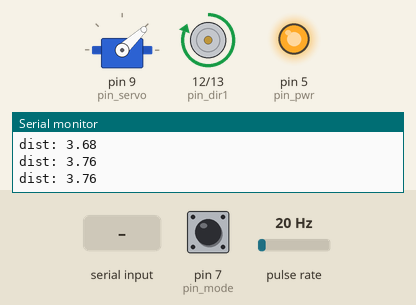
Recording of a sketch running on a simulated Arduino Uno, built with avr-gcc and run on an emulated ATmega328P. On the bench: servo, motor-driver pin pairs drawn as motors (green arrow = first pin HIGH = forward, orange = second pin HIGH = backward, longer = more drive, scaled by the enable pin), output pins drawn as LEDs (lit = HIGH), the last lines printed to the serial monitor. Wiring (inferred from the names in the program): pulse sensor: data pin 3. The inputs (shaded band) are chosen by the test bench; at power-on: pin 7 (pin_mode) LOW, pulse rate 20 Hz.

Above: at 4.3 s.
4.4 s: "Mode 2\n" received over Serial
At 5.2 s:
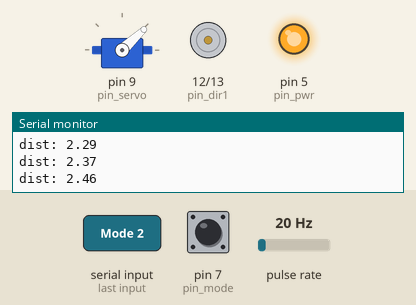
At 6.2 s:
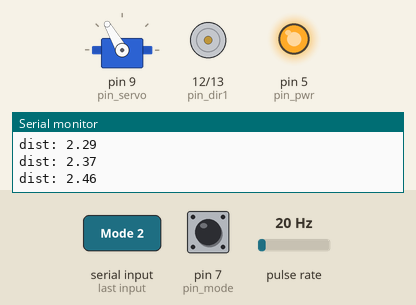
7.4 s: "Mode 1\n" received over Serial
At 11.5 s:
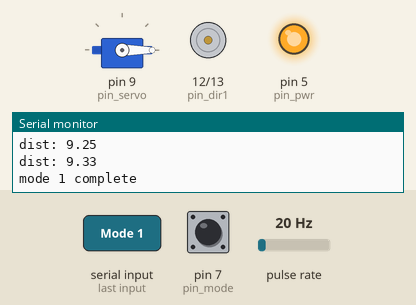
Timing chart, 0 to 13.0 s (numbered marks = the images above; inputs shaded):
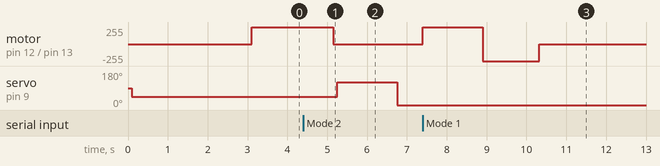

The sketch:

CompletedTWBCOptimizedCode.ino
```cpp
/*
  optimized tbwc control code
  authors: rayan and noah
  functionality: mode 1 (speed run) & mode 2 (launch)
*/

#include <Servo.h>

// --- pin definitions ---
const int pin_servo = 9;       // servo motor pin
const int pin_tach  = 3;       // tachometer/hall sensor pin (interrupt)
const int pin_pwm   = 11;      // motor speed control
const int pin_dir1  = 12;      // motor direction pin 1
const int pin_dir2  = 13;      // motor direction pin 2
const int pin_mode  = 7;       // mode select input
const int pin_pwr   = 5;       // provides high signal for mode pin

// --- constants & settings ---
const float wheel_circ = 0.16368; // wheel circ in meters (2 * pi * 0.02605)
const float dist_mode1 = 4.52;    // target distance for mode 1 (meters)
const float dist_mode2 = 2.44;    // target distance for mode 2 (meters)

// --- global variables ---
volatile unsigned long pulses = 0; // counts wheel rotations (isr)
volatile unsigned long last_time = 0; // for debounce
int speed_high = 255;             // max motor speed
int speed_low  = 90;              // slow motor speed
int mode = 0;                     // 0=idle, 1=speed run, 2=launch
int servo_zero = 0;               // logical zero for servo
int servo_offset = 43;            // manual adjustment
bool run_mode1 = false;           // flag for mode 1 active
bool run_mode2 = false;           // flag for mode 2 active
bool m1_reverse = false;          // flag for mode 1 reverse phase
float m1_prev_dist = 0;           // stores distance before reversing
int m2_stage = 0;                 // 0=start, 1=driving, 2=done
Servo my_servo;                   // servo object

// --- helper: motor control ---
// input: positive for fwd, negative for bwd, 0 for stop
void set_motor(int speed) {
  digitalWrite(pin_dir1, speed > 0);     // set direction 1
  digitalWrite(pin_dir2, speed < 0);     // set direction 2
  analogWrite(pin_pwm, constrain(abs(speed), 0, 255)); // set pwm
}

// --- helper: get distance ---
// converts pulse count to meters safely
float get_dist() {
  noInterrupts();                        // pause interrupts
  unsigned long p = pulses;              // copy variable safely
  interrupts();                          // resume interrupts
  return (p / 2.0) * wheel_circ;         // calc meters (2 pulses per rev)
}

// --- helper: safe servo write ---
// moves servo while keeping angle within limits
void set_servo(int angle) {
  my_servo.write(constrain(angle, 0, 180));
}

// --- interrupt service routine (isr) ---
// counts pulses from tachometer
void count_pulse() {
  unsigned long now = micros();
  // check if enough time passed (debounce)
  if (now - last_time >= 25000) {
    pulses++;
    last_time = now;
  }
}

void setup() {
  Serial.begin(115200); while(!Serial);  // start serial

  // config pins
  pinMode(pin_tach, INPUT);
  pinMode(pin_pwm, OUTPUT);
  pinMode(pin_dir1, OUTPUT);
  pinMode(pin_dir2, OUTPUT);
  pinMode(pin_mode, INPUT);
  pinMode(pin_pwr, OUTPUT);
  digitalWrite(pin_pwr, HIGH);           // set pin 5 high for mode select

  // init hardware
  set_motor(0);                          // stop motor
  my_servo.attach(pin_servo);            // connect servo
  delay(100);                            // wait for power
  set_servo(servo_offset);               // move to start pos

  // attach interrupt for tachometer
  attachInterrupt(digitalPinToInterrupt(pin_tach), count_pulse, CHANGE);

  // check startup mode
  if (digitalRead(pin_mode)) {
    mode = 2; run_mode2 = true;          // pin 7 high -> mode 2
    Serial.println(F("startup: mode 2 selected"));
  } else {
    mode = 1; run_mode1 = true;          // pin 7 low -> mode 1
    Serial.println(F("startup: mode 1 selected"));
  }

  delay(3000);                           // safety delay before start

  // reset counters and start
  noInterrupts(); pulses = 0; interrupts();
  if (mode == 1) set_motor(speed_high);  // start mode 1 immediately
}

void loop() {
  // --- serial commands ---
  if (Serial.available()) {
    String cmd = Serial.readStringUntil('\n'); cmd.trim();
    // adjust servo offset
    if (cmd == "+") { servo_offset++; set_servo(servo_zero + servo_offset); }
    else if (cmd == "-") { servo_offset--; set_servo(servo_zero + servo_offset); }
    // save current pos as zero
    else if (cmd.equalsIgnoreCase("SetServo")) {
      servo_zero += servo_offset; servo_offset = 0;
    }
    // emergency stop
    else if (cmd.equalsIgnoreCase("Stop")) {
      set_motor(0); run_mode1 = 0; run_mode2 = 0;
    }
    // manual overrides
    else if (cmd.equalsIgnoreCase("Mode 1")) {
      mode = 1; run_mode1 = true; run_mode2 = false;
      m1_reverse = false; noInterrupts(); pulses = 0; interrupts();
      set_motor(speed_high);
    }
    else if (cmd.equalsIgnoreCase("Mode 2")) {
      mode = 2; run_mode2 = true; run_mode1 = false;
      m2_stage = 0; noInterrupts(); pulses = 0; interrupts();
    }
  }

  // --- stats printing (every 20ms) ---
  static unsigned long last_print = 0;
  if ((run_mode1 || run_mode2) && (millis() - last_print >= 20)) {
    last_print = millis();
    Serial.print(F("dist: ")); Serial.println(get_dist());
  }

  // --- mode 1 logic (speed run) ---
  if (run_mode1) {
    float d = get_dist();
    // phase 1: forward
    if (!m1_reverse) {
      if (d >= dist_mode1 + 0.25) {      // add buffer for stop
        m1_reverse = true;               // switch phase
        m1_prev_dist = d;                // save distance
        set_motor(-speed_high);          // reverse motor
      }
    }
    // phase 2: backward
    else {
      if (d >= m1_prev_dist + dist_mode1) {
        set_motor(0);                    // stop
        run_mode1 = false;               // end mode
        Serial.println(F("mode 1 complete"));
      }
    }
  }

  // --- mode 2 logic (launch) ---
  if (run_mode2) {
    float d = get_dist();
    if (m2_stage == 0) {                 // start phase
      m2_stage = 1;
      set_motor(speed_high);             // go forward
    }
    else if (m2_stage == 1 && d >= dist_mode2) {
      set_motor(0);                      // stop at target
      delay(100);                        // settle
      set_servo(servo_zero + 120);       // dump trash
      delay(1500);                       // wait for dump
      set_servo(servo_zero);             // return servo
      m2_stage = 2;                      // done
      run_mode2 = false;                 // end mode
      Serial.println(F("mode 2 complete"));
    }
  }
  delay(2);                              // stability delay
}
```

Measured:
- after the input at 4.4 s, servo on pin 9 (pin_servo): 43° → 120° after 0.85 s, → 0° 1.5 s later
- after the input at 7.4 s, motor on pin 12 (pin_dir1) / pin 13 (pin_dir2): stopped → forward 255/255 at once, → backward 255/255 1.5 s later, → stopped 1.4 s later
